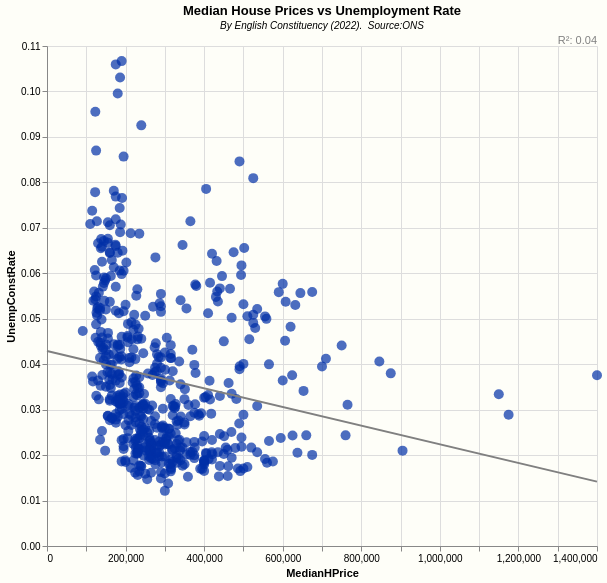

Source (Vega-Lite JSON):
### Vega-Lite specification from a JSON file in a GitHub repository (floating-point values rounded to 4 significant figures; data arrays with more than 128 entries replaced by an {"elided": "..."} marker saying what was removed)
{"$schema": "https://vega.github.io/schema/vega-lite/v5.json", "title": {"text": "Median House Prices vs Unemployment Rate", "subtitle": "By English Constituency (2022).  Source:ONS", "subtitleFontStyle": "italic", "subtitleFontSize": 10, "anchor": "middle", "color": "black"}, "config": {"background": "#FeFeF8", "view": {"stroke": "transparent"}}, "data": {"values": {"elided": "533 records"}}, "height": 500, "width": 550, "layer": [{"mark": {"type": "circle", "color": "rgb(0,47,167)", "size": 100}, "encoding": {"x": {"field": "MedianHPrice", "type": "quantitative", "scale": {"domain": [0, 1400000]}, "title": "MedianHPrice"}, "y": {"field": "UnempConstRate", "type": "quantitative", "title": "UnempConstRate"}, "tooltip": [{"field": "ConstituencyName", "type": "ordinal", "title": "ConstituencyName"}, {"field": "UnempConstRate", "type": "quantitative", "title": "UnempConstRate", "format": ".2f"}, {"field": "MedianHPrice", "type": "quantitative", "title": "MedianHPrice", "format": ".2f"}]}}, {"mark": {"type": "line", "color": "grey"}, "transform": [{"regression": "UnempConstRate", "on": "MedianHPrice", "extent": [0, 1400000]}], "encoding": {"x": {"field": "MedianHPrice", "type": "quantitative"}, "y": {"field": "UnempConstRate", "type": "quantitative"}}}, {"transform": [{"regression": "UnempConstRate", "on": "MedianHPrice", "params": true}, {"calculate": "'R²: '+format(datum.rSquared, '.2f')", "as": "R2"}], "mark": {"type": "text", "color": "grey", "x": "width", "align": "right", "y": -5}, "encoding": {"text": {"type": "nominal", "field": "R2"}}}]}
